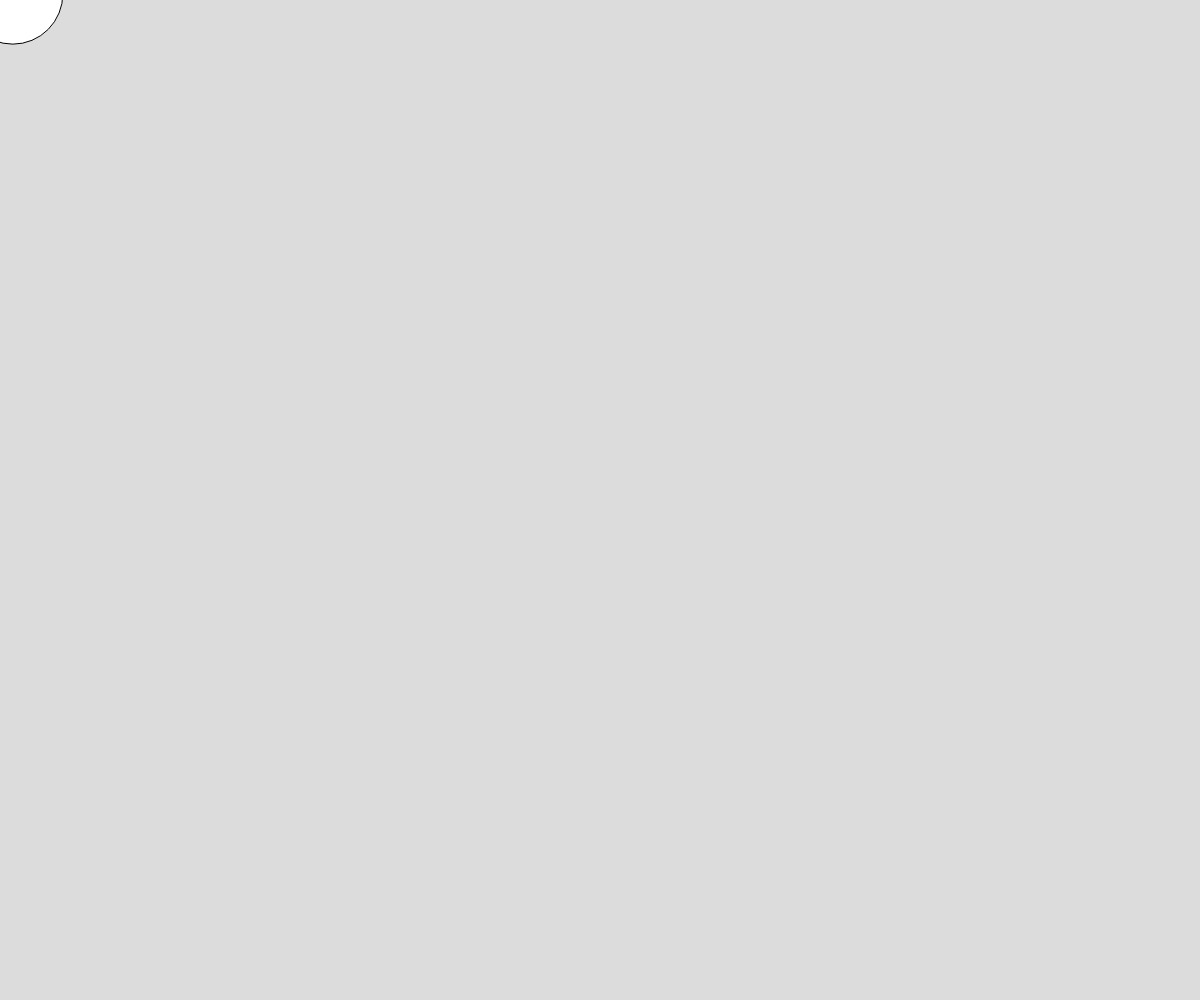
Frame 1 (no input)
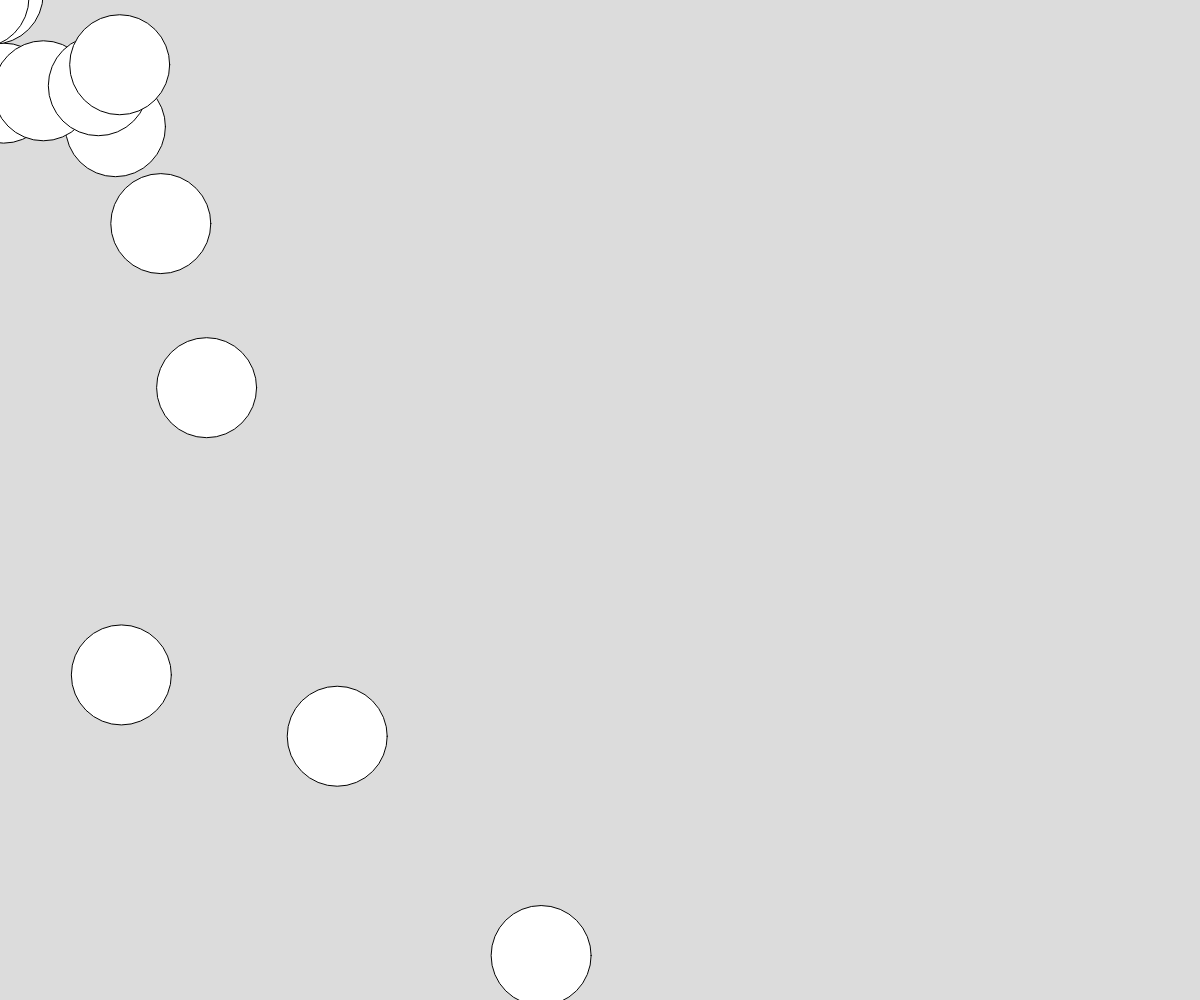
Frame 60 (no input)
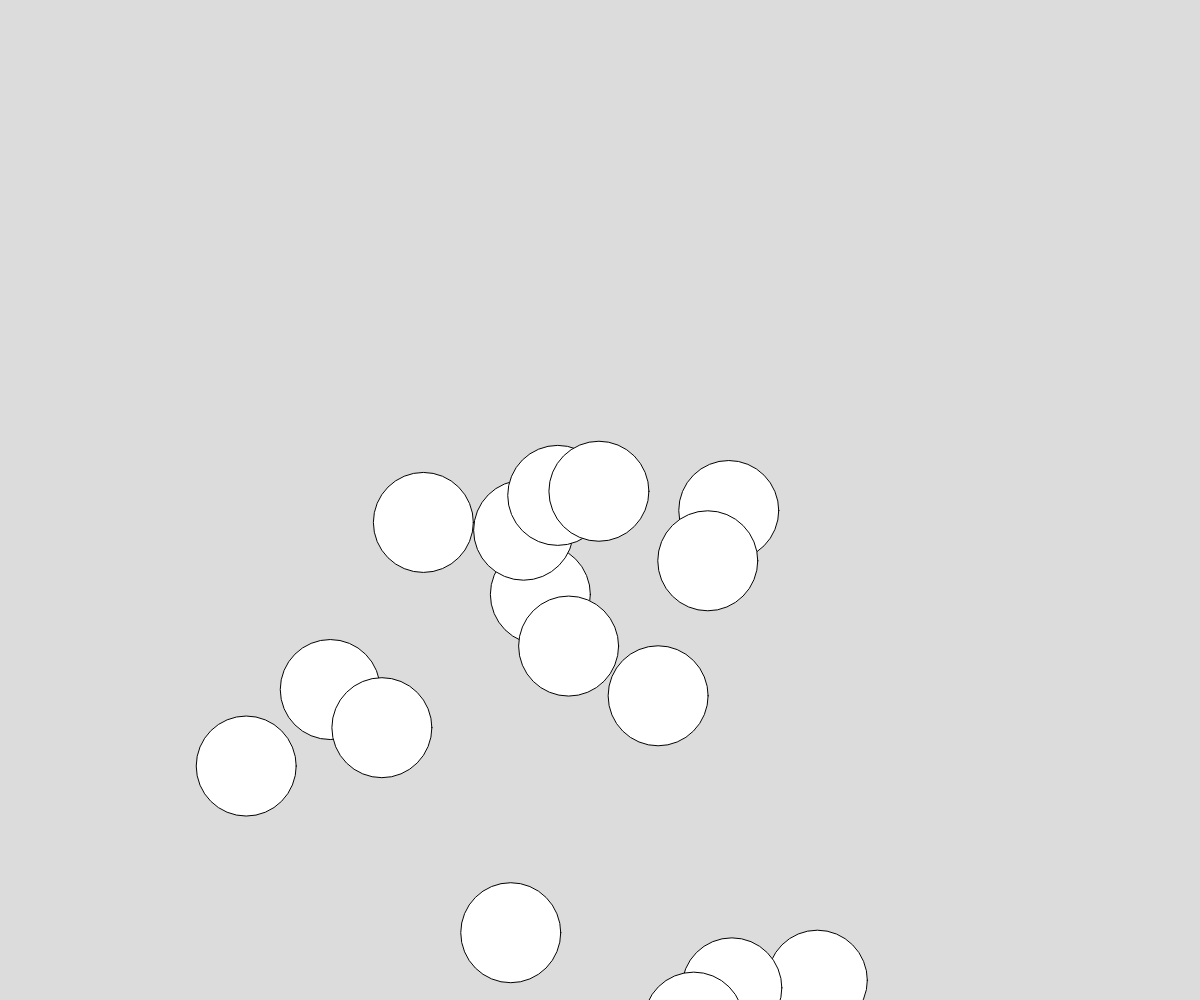
Frame 120 (the mouse pressed at the canvas centre since frame 60)

The p5.js sketch that drew these frames (run headless with seeded random() and noise() and a simulated clock; from frame 60 on, the mouse is pressed at the canvas centre):

// p5.js sketch
// ── sketch.js
//"oh yeah" -vector
//november first
let movers = [];
function setup() {
  createCanvas(windowWidth, windowHeight);
}

function draw() {
  background(220);
  movers.push(new Mover(mouseX,mouseY));
  for(let i=0;i<movers.length;i++){
    let m =movers[i];
    m.move();
    m.display();
    if(m.alive === false){
      movers.splice(i,1);
      i--;
    }
  }
}
function mousePressed(){
  movers.push(new Mover(mouseX,mouseY));
}
class Mover {
  constructor(x, y) {
    this.position = createVector(x, y);
    this.s = 100;
    this.gravity = createVector(0,5);
    this.velocity = createVector(random(-30,30),random(-10,10));
    this.lifetime = Math.floor(random(100,200));
    this.alive = true;
  }
  move() {
    this.position.add(this.velocity);
    this.velocity.add(this.gravity);
    this.lifetime--;
    if(this.lifetime === 0){
      this.alive = false;
    }
  }
  display() {
    push();
    translate(this.position.x, this.position.y);
    circle(0, 0, this.s);
    pop();
  }
}
